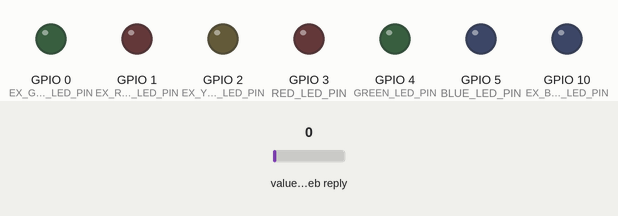
Recording of a program running on a simulated ESP32-C3. Parts: output pins drawn as LEDs (lit = HIGH). The test bench sets the inputs (shaded band); at power-on: value in the web reply 0. WiFi joins after 1.5 s; servers stay silent unless stated; web services answer with replies made up by the test bench; what the program prints to the serial monitor is not drawn.

Above: at 1.8 s.
Timing chart, 0 to 3.3 s (numbered marks = the images above):
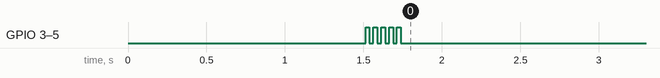

The program:

main.cpp
```cpp
#include <Arduino.h>
#include <HTTPClient.h>
#include "mywifi.h"
#include "myleds.h"
#include "ThingSpeak.h"

// WiFi Config
String SSID = "";
String PASSW = "";
WiFiClient client;
bool wiFiSuccess = false;

// ThingSpeak config
const unsigned long CHANNEL_ID = 2916946;
const char READ_API_KEY[] = "TEOBCDQ728BNIGKY";

// Reading config
const long TIME_INTERVAL = 1000;
unsigned long currentMillis = 0, tempPreviousTime = 0;

int ledValue = 0;

void setup() {
  setUpLeds();

  Serial.begin(115200);

  // Connect to WiFi
  wiFiSuccess = setupWiFi(Serial, SSID, PASSW);
  if (wiFiSuccess) {
    blinkOnboardLed();
  }
  Serial.println(wiFiSuccess ? "WIFI SUCCESS" : "WIFI FAILURE");

  // Connect to ThingSpeak
  ThingSpeak.begin(client);
}

void loop() {
  currentMillis = millis();
  if (currentMillis - tempPreviousTime >= TIME_INTERVAL) {
    tempPreviousTime = currentMillis;
    ledValue = ThingSpeak.readIntField(CHANNEL_ID, 1, READ_API_KEY);
    Serial.println("Retrieved value: " + String(ledValue));
    // toggleWhiteLed(ledValue == 1 ? true : false);
    toggleExternalLeds(ledValue == 1 ? true : false);
  }
}
```

myleds.cpp
```cpp
#include "myleds.h"

int pins[] = { RED_LED_PIN, GREEN_LED_PIN, BLUE_LED_PIN };
int exPins[] = { EX_GREEN_LED_PIN, EX_RED_LED_PIN, EX_YELLOW_LED_PIN, EX_BLUE_LED_PIN };

void setUpLeds() {
  for (int j = 0; j < 3; j += 1) {
    pinMode(pins[j], OUTPUT);
  }
  for (int j = 0; j < 4; j += 1) {
    pinMode(exPins[j], OUTPUT);
  }
}

void blinkOnboardLed() {
    for (int i = 0; i < 10; i += 1) {
      for (int j = 0; j < 3; j += 1) {
        digitalWrite(pins[j], !digitalRead(pins[j]));
      }
      delay(25);
    }
}

void toggleWhiteLed(boolean isOn) {
  for (int j = 0; j < 3; j += 1) {
    digitalWrite(pins[j], isOn ? HIGH : LOW);
  }
}

void toggleExternalLeds(boolean isOn) {
  for (int j = 0; j < 4; j += 1) {
    digitalWrite(exPins[j], isOn ? HIGH : LOW);
  }
}
```

myleds.h
```cpp
#ifndef MYLEDS_H
#define MYLEDS_H
#include <Arduino.h>

#define RED_LED_PIN 3
#define GREEN_LED_PIN 4
#define BLUE_LED_PIN 5

// External LEDS
#define EX_GREEN_LED_PIN 0
#define EX_RED_LED_PIN 1
#define EX_YELLOW_LED_PIN 2
#define EX_BLUE_LED_PIN 10

void setUpLeds();
void blinkOnboardLed();
void toggleWhiteLed(boolean isOn);
void toggleExternalLeds(boolean isOn);

#endif
```

mywifi.cpp
```cpp
#include "mywifi.h"

bool setupWiFi(HardwareSerial &serial, String SSID, String PASSW) {
  // Connect to WiFi
  serial.println("\nConnecting to " + SSID);
  WiFi.begin(SSID, PASSW);

  // while (WiFi.status() != WL_CONNECTED) {
  for (int i = 0; i < 20 && WiFi.status() != WL_CONNECTED; i += 1) {
    delay(500);
    serial.print(".");
  }

  if (WiFi.status() == WL_CONNECTED) {
    // Show that we are connected
    serial.println("\nConnected " + String(WiFi.status()));
    serial.print("SSID: ");
    serial.println(WiFi.SSID());
    serial.print("localIP: ");
    serial.println(WiFi.localIP());
    serial.print("macAddress: ");
    serial.println(WiFi.macAddress());
    serial.print("subnetMask: ");
    serial.println(WiFi.subnetMask());
    serial.print("gatewayIP: ");
    serial.println(WiFi.gatewayIP());
    serial.print("dnsIP: ");
    serial.println(WiFi.dnsIP());
    serial.print("broadcastIP: ");
    serial.println(WiFi.broadcastIP());
    serial.print("RSSI: ");
    serial.println(WiFi.RSSI());
    return true;
  } else {
    return false;
  }
}
```

mywifi.h
```cpp
#ifndef MYWIFI_H
#define MYWIFI_H
#include <Arduino.h>
#include <WiFi.h>

bool setupWiFi(HardwareSerial &serial, String SSID, String PASSW);

#endif
```
